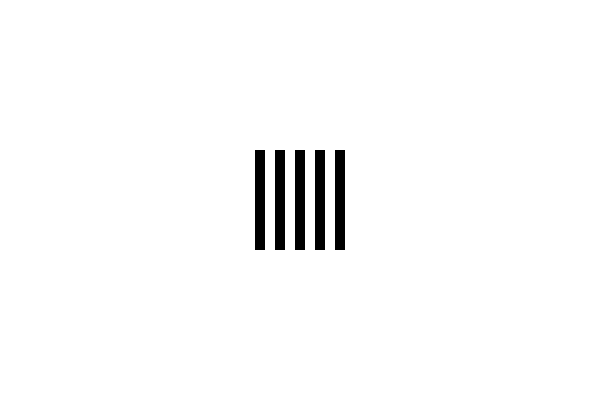
Frame 1 (no input)
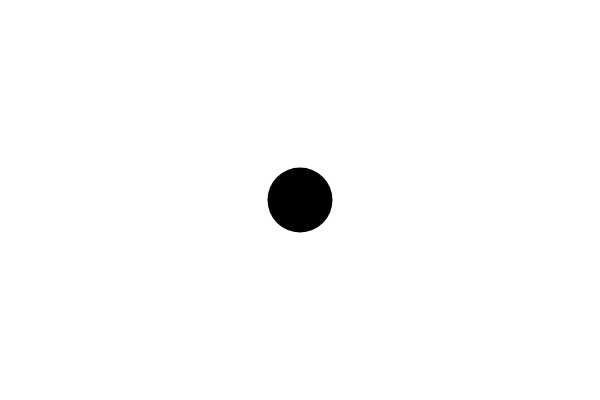
Frame 60 (no input)
Frame 120 (the mouse pressed at the canvas centre since frame 60): identical to frame 60, image omitted

The p5.js sketch that drew these frames (run headless with seeded random() and noise() and a simulated clock; from frame 60 on, the mouse is pressed at the canvas centre):

// p5.js sketch
// ── sketch.js
var count = 0;

function setup() {
  createCanvas(600, 400);
  background(255);
  noStroke();
  frameRate(60);
}

function draw() {
  background(255);
  fill(0);
  if(count % 2 == 0) {
    translate(width/2 - 45, height/2 - 50);
    for(var i = 0; i < 5; i++) {
      rect(20*i, 0, 10, 100);
    }
  } else {
    ellipse(width/2, height/2, 65, 65);
  }
  count++;
}
